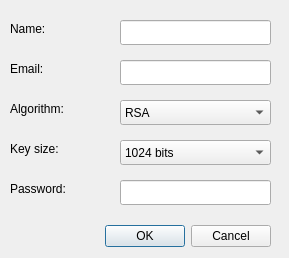
<?xml version="1.0" encoding="UTF-8"?>
<ui version="4.0">
 <class>NewKeyPairDialog</class>
 <widget class="QDialog" name="NewKeyPairDialog">
  <property name="geometry">
   <rect>
    <x>0</x>
    <y>0</y>
    <width>289</width>
    <height>258</height>
   </rect>
  </property>
  <property name="windowTitle">
   <string>New key pair</string>
  </property>
  <widget class="QDialogButtonBox" name="buttonBox">
   <property name="geometry">
    <rect>
     <x>40</x>
     <y>220</y>
     <width>231</width>
     <height>32</height>
    </rect>
   </property>
   <property name="orientation">
    <enum>Qt::Horizontal</enum>
   </property>
   <property name="standardButtons">
    <set>QDialogButtonBox::Cancel|QDialogButtonBox::Ok</set>
   </property>
  </widget>
  <widget class="QLabel" name="_l1">
   <property name="geometry">
    <rect>
     <x>10</x>
     <y>20</y>
     <width>55</width>
     <height>17</height>
    </rect>
   </property>
   <property name="text">
    <string>Name:</string>
   </property>
  </widget>
  <widget class="QLabel" name="_l2">
   <property name="geometry">
    <rect>
     <x>10</x>
     <y>60</y>
     <width>55</width>
     <height>17</height>
    </rect>
   </property>
   <property name="text">
    <string>Email:</string>
   </property>
  </widget>
  <widget class="QLineEdit" name="tbEmail">
   <property name="geometry">
    <rect>
     <x>120</x>
     <y>60</y>
     <width>151</width>
     <height>25</height>
    </rect>
   </property>
  </widget>
  <widget class="QLineEdit" name="tbName">
   <property name="geometry">
    <rect>
     <x>120</x>
     <y>20</y>
     <width>151</width>
     <height>25</height>
    </rect>
   </property>
   <property name="focusPolicy">
    <enum>Qt::StrongFocus</enum>
   </property>
  </widget>
  <widget class="QLabel" name="_l3">
   <property name="geometry">
    <rect>
     <x>10</x>
     <y>100</y>
     <width>101</width>
     <height>17</height>
    </rect>
   </property>
   <property name="text">
    <string>Algorithm:</string>
   </property>
  </widget>
  <widget class="QComboBox" name="comboAlgorithm">
   <property name="geometry">
    <rect>
     <x>120</x>
     <y>100</y>
     <width>151</width>
     <height>25</height>
    </rect>
   </property>
   <item>
    <property name="text">
     <string>RSA</string>
    </property>
   </item>
   <item>
    <property name="text">
     <string>DSA+ElGamal</string>
    </property>
   </item>
  </widget>
  <widget class="QLabel" name="_l4">
   <property name="geometry">
    <rect>
     <x>10</x>
     <y>140</y>
     <width>101</width>
     <height>17</height>
    </rect>
   </property>
   <property name="text">
    <string>Key size:</string>
   </property>
  </widget>
  <widget class="QComboBox" name="comboSize">
   <property name="geometry">
    <rect>
     <x>120</x>
     <y>140</y>
     <width>151</width>
     <height>25</height>
    </rect>
   </property>
   <item>
    <property name="text">
     <string>1024 bits</string>
    </property>
   </item>
   <item>
    <property name="text">
     <string>2048 bits</string>
    </property>
   </item>
  </widget>
  <widget class="QLineEdit" name="tbPassword">
   <property name="geometry">
    <rect>
     <x>120</x>
     <y>180</y>
     <width>151</width>
     <height>25</height>
    </rect>
   </property>
   <property name="inputMask">
    <string/>
   </property>
   <property name="text">
    <string/>
   </property>
   <property name="echoMode">
    <enum>QLineEdit::Password</enum>
   </property>
  </widget>
  <widget class="QLabel" name="_l5">
   <property name="geometry">
    <rect>
     <x>10</x>
     <y>180</y>
     <width>101</width>
     <height>17</height>
    </rect>
   </property>
   <property name="text">
    <string>Password:</string>
   </property>
  </widget>
 </widget>
 <tabstops>
  <tabstop>tbName</tabstop>
  <tabstop>tbEmail</tabstop>
  <tabstop>comboAlgorithm</tabstop>
  <tabstop>comboSize</tabstop>
  <tabstop>tbPassword</tabstop>
 </tabstops>
 <resources/>
 <connections>
  <connection>
   <sender>buttonBox</sender>
   <signal>accepted()</signal>
   <receiver>NewKeyPairDialog</receiver>
   <slot>accept()</slot>
   <hints>
    <hint type="sourcelabel">
     <x>248</x>
     <y>254</y>
    </hint>
    <hint type="destinationlabel">
     <x>157</x>
     <y>274</y>
    </hint>
   </hints>
  </connection>
  <connection>
   <sender>buttonBox</sender>
   <signal>rejected()</signal>
   <receiver>NewKeyPairDialog</receiver>
   <slot>reject()</slot>
   <hints>
    <hint type="sourcelabel">
     <x>316</x>
     <y>260</y>
    </hint>
    <hint type="destinationlabel">
     <x>286</x>
     <y>274</y>
    </hint>
   </hints>
  </connection>
 </connections>
</ui>
